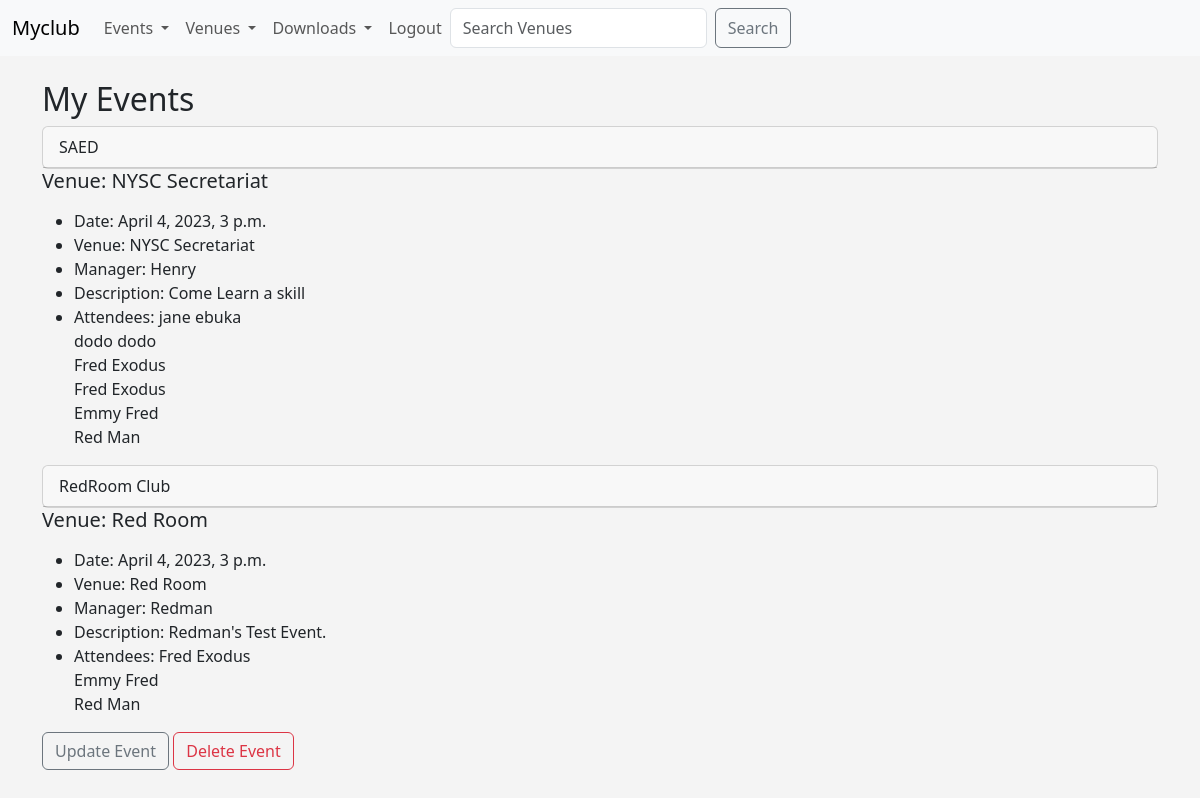
/my_events (signed in), run on an earlier commit of the app's database.
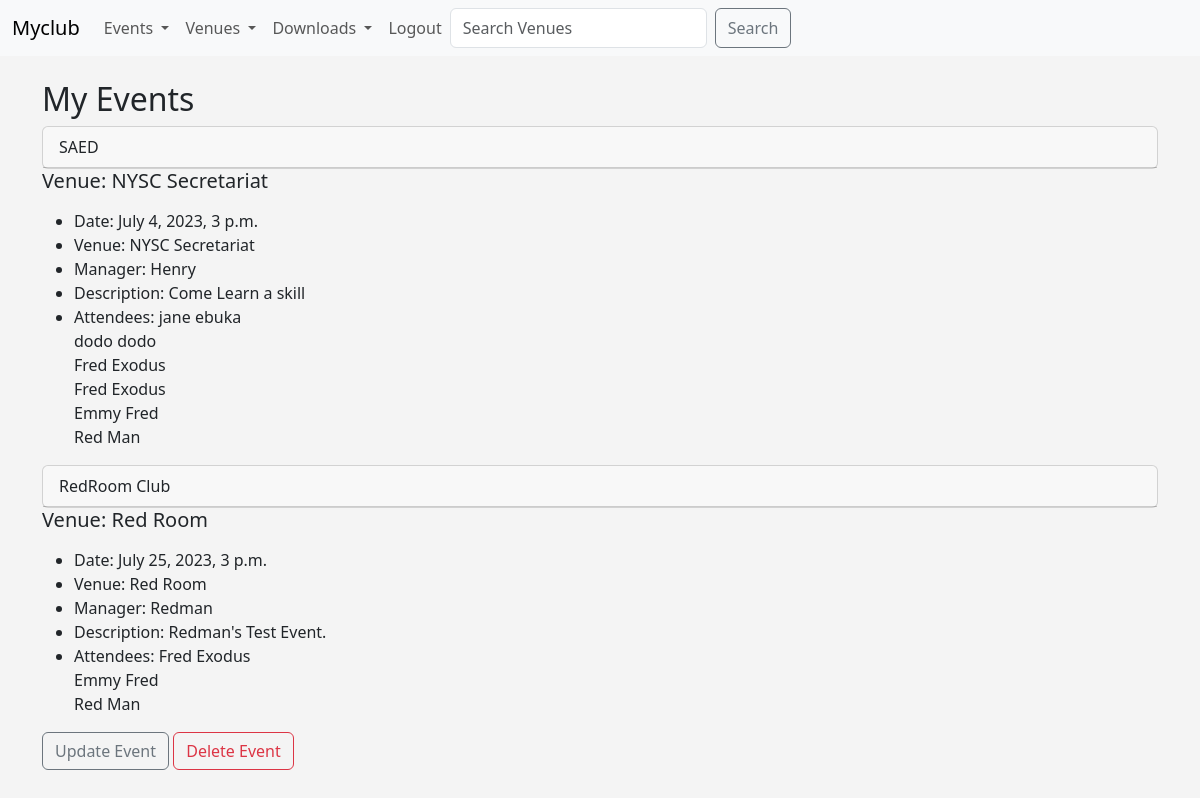
And on a later commit of the database.
### events/models.py (models this page shows, shortened)
class Events(models.Model):
    name = models.CharField('Event name', max_length=100)
    event_date = models.DateTimeField('Event date')
    venue = models.ForeignKey(Venue, blank=True, null=True, on_delete=models.CASCADE)
    manager = models.ForeignKey(User, blank=True, null=True, on_delete=models.SET_NULL)
    description = models.TextField(blank=True)
    attendees = models.ManyToManyField(MyClubUsers, blank=True)
    approved = models.BooleanField('Approved', default=False)
    def __str__(self):
        return self.name

class Venue(models.Model):
    name = models.CharField('Venue name', max_length=100)
    address = models.CharField('Address', max_length=150,)
    phone = models.IntegerField('Contact Phone', max_length=15)
    email_address = models.EmailField('Email Address', max_length=25)
    owner = models.IntegerField('Venue Owner', blank=False, default=1)
    venue_img = models.ImageField(null=True, blank=True, upload_to="images/")
    def __str__(self):
        return self.name

### events/views.py (the view)
# urls.py: path('my_events', views.my_events, name='my_events'),
def my_events(request):
    if request.user.is_authenticated:
        events = Events.objects.filter(attendees=request.user.id)
        return render(request, 'events/my_events.html', {'events': events})
    else:
        messages.success(request, ("You Aren't Authorized To View This Page"))
        return redirect('home')

### events/models.py (called while the page is built)
    def __str__(self):
        return self.first_name + ' ' + self.last_name

### events/templates/events/my_events.html (shortened to what this page needs)
<!DOCTYPE html>
<html lang="en">
<head>
</head>
<body>
{% extends 'events/base.html' %}
    {% block content %}
<h2>My Events </h2>
    {% for event in events %}
    <div class="card">
        <div class="card-header">
         {{ event}}
         </div>
     </div>
    <div class="card-body">
        <h5 class="card-title">Venue: {{ event.venue }}</h5>
        <p class="card-text">
          <ul>
      <li>Date: {{ event.event_date }}</li>
      <li>Venue: {{ event.venue }}</li>
      <li>Manager: {{ event.manager }}</li>
      <li>Description: {{ event.description }}</li>
      <li>Attendees:
      {% for user in event.attendees.all %}
          {{ user }}<br>
      {% endfor %}
      </li>
      </ul>
      </p>
  </div>
    {% if user.is_authenticated %}
    {% if user == event.manager %}
      <div class="card-footer text-muted">
          <a href="{% url 'update-event' event.id %}" class="btn btn-outline-secondary btn-sn">Update Event</a>
          <a href="{% url 'delete-event' event.id %}" class="btn btn-outline-danger btn-sn">Delete Event</a>
      </div>
    {% endif %}
    {% endif %}
    {% endfor %}
    {% endblock %}

What changed in the data, as far as the page shows it:
changed Events "SAED": event_date "April 4, 2023, 3 p.m." → "July 4, 2023, 3 p.m."
changed Events "RedRoom Club": event_date "April 4, 2023, 3 p.m." → "July 25, 2023, 3 p.m."
